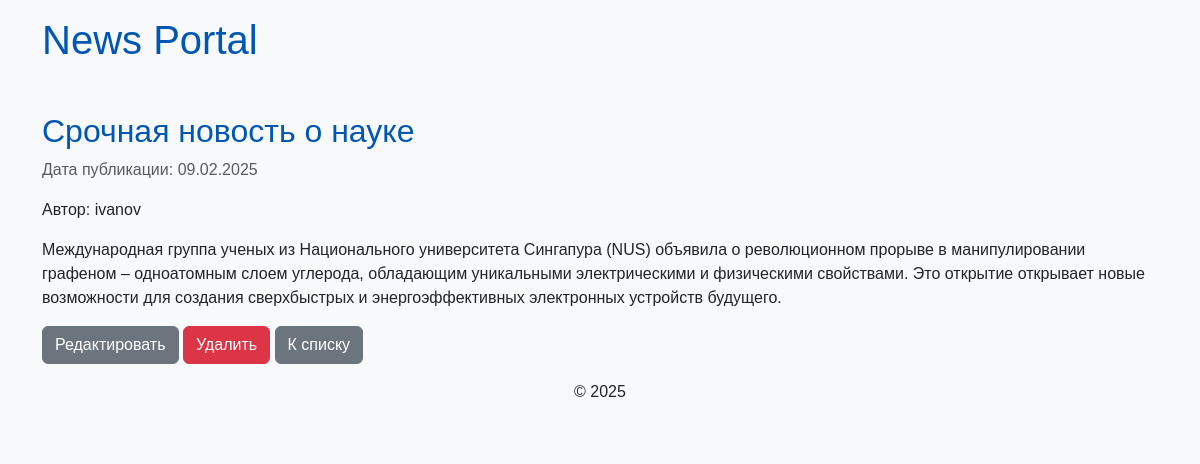
Screenshot of /3/ with the database file from the repository.
### news/models.py (models this page shows, shortened)
class Post(models.Model):
    ARTICLE = 'AR'
    NEWS = 'NW'
    POST_TYPES = [
        (ARTICLE, 'Статья'),
        (NEWS, 'Новость'),
    ]
    author = models.ForeignKey(Author, on_delete=models.CASCADE)
    post_type = models.CharField(max_length=2, choices=POST_TYPES, default=NEWS)
    date_created = models.DateTimeField(auto_now_add=True)
    categories = models.ManyToManyField(Category, through='PostCategory')
    title = models.CharField(max_length=255)
    text = models.TextField()
    rating = models.IntegerField(default=0)

class Author(models.Model):
    user = models.OneToOneField(User, on_delete=models.CASCADE)
    rating = models.IntegerField(default=0)

### news/views.py (the view)
# urls.py: path('<int:pk>/', views.PostDetail.as_view(), name='post_detail'),
class PostDetail(DetailView):
    model = Post
    template_name = 'news/post_detail.html'  # Убедитесь, что этот шаблон существует
    context_object_name = 'post'

### news/templatetags/custom_filters.py (called while the page is built)
@register.filter(name='censor')
def censor(value):
    if not isinstance(value, str):
        raise ValueError("Фильтр censor может быть применен только к строкам.")
    words = value.split()
    censored_text = []
    for word in words:
        if word in censored_words:
            censored_word = word[0] + '*' * (len(word) - 1)
            censored_text.append(censored_word)
        else:
            censored_text.append(word)
    return ' '.join(censored_text)

### templates/news/post_detail.html (shortened to what this page needs)
{% extends 'default.html' %}
{% load custom_filters %}
{% block content %}
    <h2>{{ post.title|censor }}</h2>
    <p class="text-muted">Дата публикации: {{ post.date_created|date:"d.m.Y" }}</p>
    <p>Автор: {{ post.author.user.username }}</p>
    <p>{{ post.text|censor }}</p>
    <a href="{% url 'news_edit' pk=post.pk %}" class="btn btn-secondary">Редактировать</a>
    <a href="{% url 'news_delete' pk=post.pk %}" class="btn btn-danger">Удалить</a>
    <a href="{% url 'news_list' %}" class="btn btn-secondary">К списку</a>
{% endblock %}

### news/static/news/css/styles.css (style rules this page uses)
body { font-family: 'Arial', sans-serif; background-color: #f8f9fa; text-size-adjust: 100%; }
h1, h2, h3 { color: #0056b3; }
a { color: #007bff; text-decoration: none; }

### rows the page displays
Post: title|censor "Срочная новость о науке", date_created "09.02.2025", author.user.username "ivanov", text|censor "Международная группа ученых из Национального университета Сингапура (NUS) объявила о революционном прорыве в манипулировании графеном – одноатомным слоем углерода, обладающим уникальными электрическими и физическими свойствами. Это открытие открывает новые возможности для создания сверхбыстрых и энергоэффективных электронных устройств будущего."
